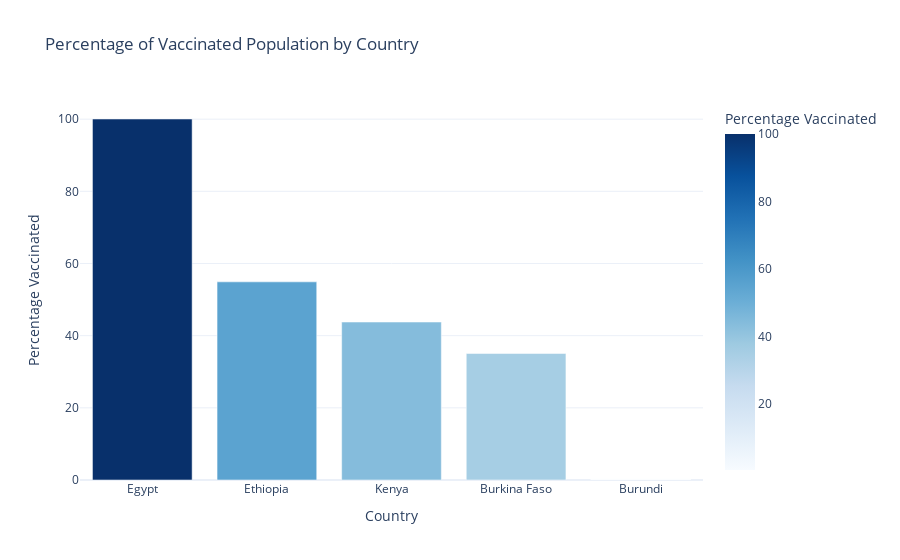

The cell this chart's notebook holds for it:
### Code cell
fig = px.bar(
    latest_vaccination_data,
    # x='country',
    y='percent_vaccinated',
    title='Percentage of Vaccinated Population by Country',
    labels={'country': 'Country', 'percent_vaccinated': 'Percentage Vaccinated'},
    color='percent_vaccinated',
    color_continuous_scale='Blues'
)
fig.update_layout(
    xaxis_title='Country',
    yaxis_title='Percentage Vaccinated',
    template='plotly_white'
)
fig.show()

### Figure 1 — Plotly figure (JSON) as saved in the notebook; plotly's stock layout.template omitted (floating-point values rounded to 4 significant figures)
{"data": [{"alignmentgroup": "True", "hovertemplate": "Country=%{x}<br>Percentage Vaccinated=%{marker.color}<extra></extra>", "legendgroup": "", "marker": {"color": [100.0, 54.92, 43.78, 35.07, 0.3172], "coloraxis": "coloraxis", "pattern": {"shape": ""}}, "name": "", "offsetgroup": "", "orientation": "v", "showlegend": false, "textposition": "auto", "type": "bar", "x": ["Egypt", "Ethiopia", "Kenya", "Burkina Faso", "Burundi"], "xaxis": "x", "y": [100.0, 54.92, 43.78, 35.07, 0.3172], "yaxis": "y"}], "layout": {"barmode": "relative", "coloraxis": {"colorbar": {"title": {"text": "Percentage Vaccinated"}}, "colorscale": [[0, "rgb(247,251,255)"], [0.125, "rgb(222,235,247)"], [0.25, "rgb(198,219,239)"], [0.375, "rgb(158,202,225)"], [0.5, "rgb(107,174,214)"], [0.625, "rgb(66,146,198)"], [0.75, "rgb(33,113,181)"], [0.875, "rgb(8,81,156)"], [1, "rgb(8,48,107)"]]}, "legend": {"tracegroupgap": 0}, "title": {"text": "Percentage of Vaccinated Population by Country"}, "xaxis": {"anchor": "y", "domain": [0, 1], "title": {"text": "Country"}}, "yaxis": {"anchor": "x", "domain": [0, 1], "title": {"text": "Percentage Vaccinated"}}}}
